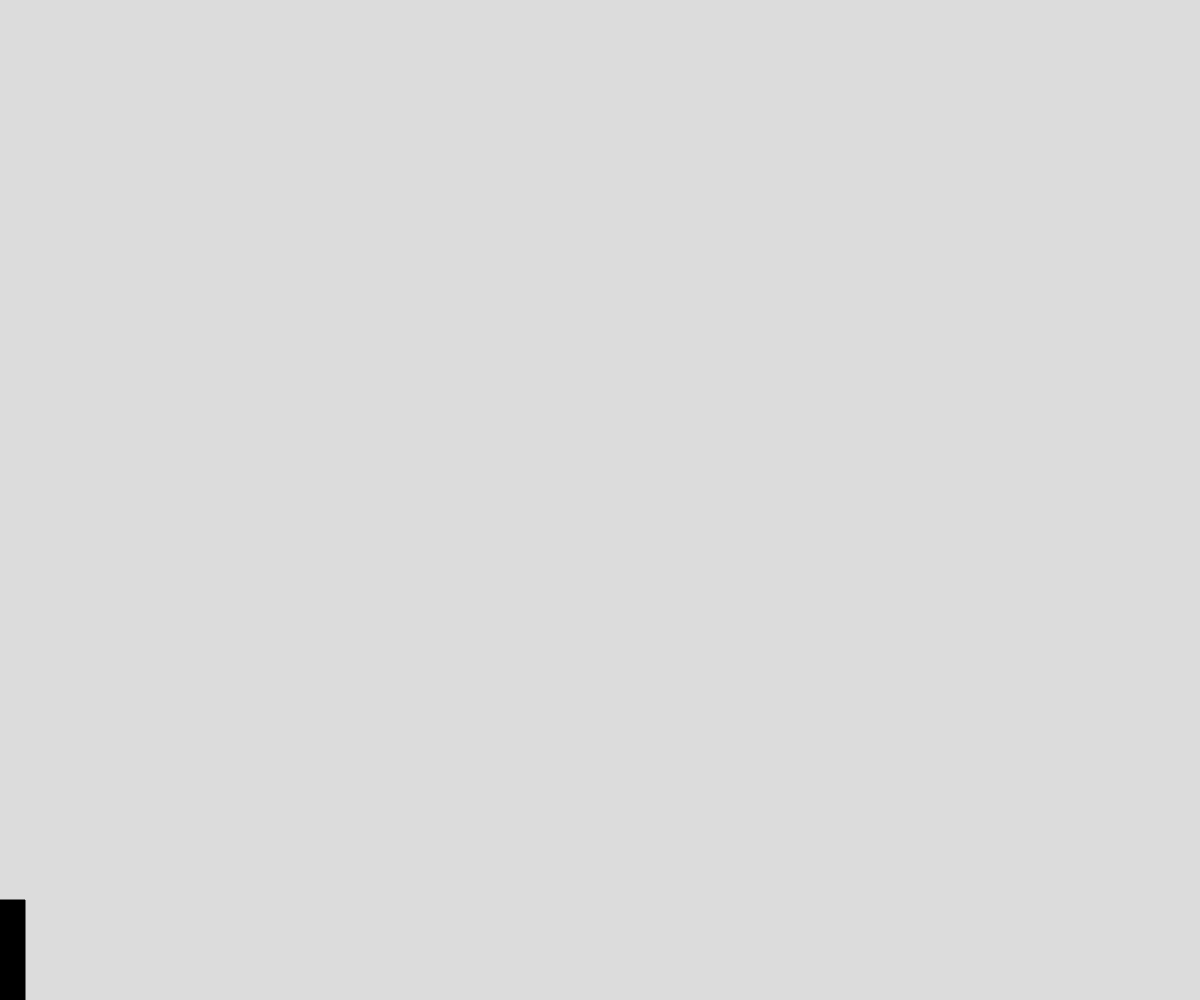
Frame 1 (no input)
Frame 60 (no input): identical to frame 1, image omitted
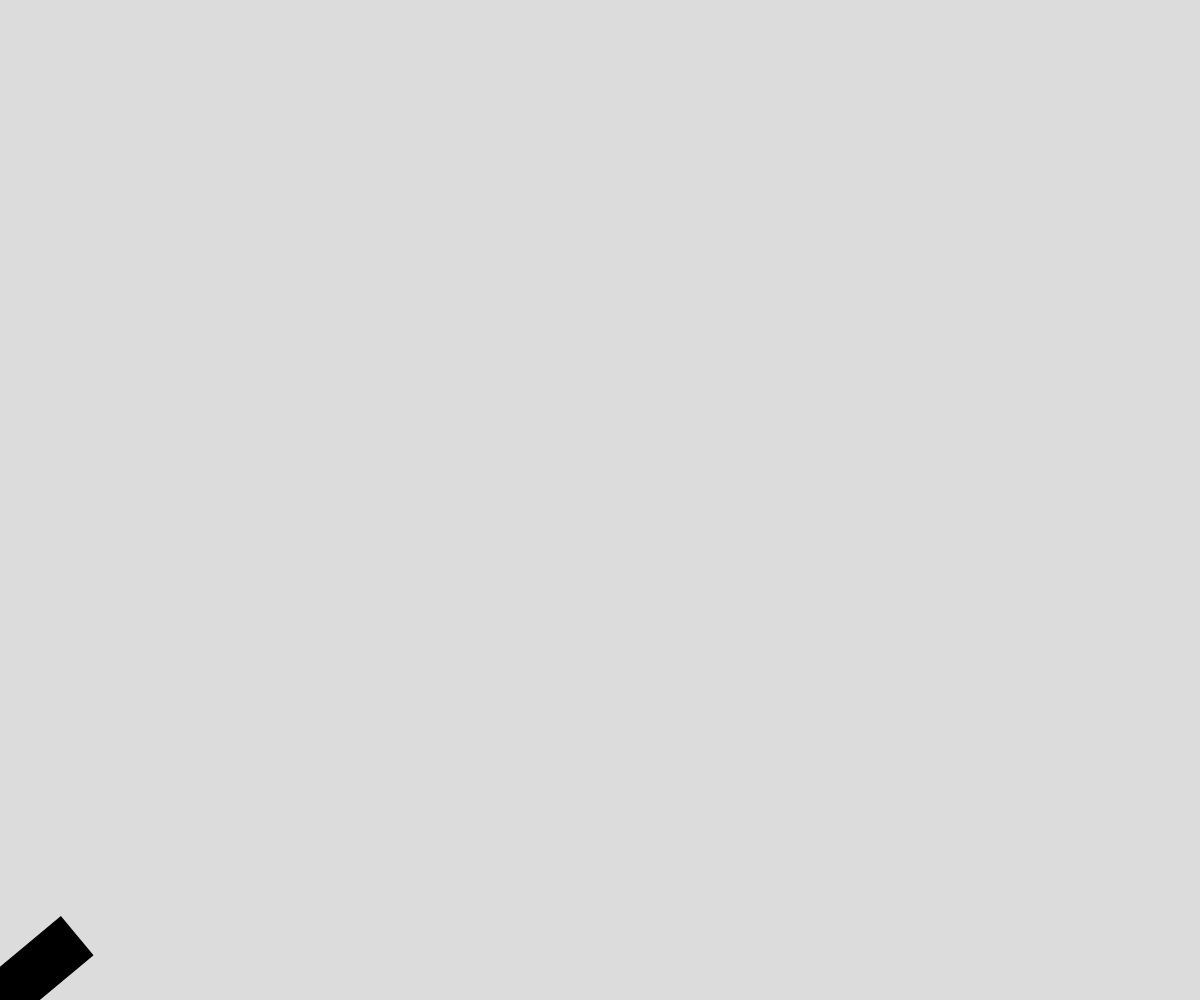
Frame 120 (the mouse pressed at the canvas centre since frame 60)

The p5.js sketch that drew these frames (run headless with seeded random() and noise() and a simulated clock; from frame 60 on, the mouse is pressed at the canvas centre):

// p5.js sketch
// ── sketch.js
// Rotation Demo

let x, y;

function setup() {
  createCanvas(windowWidth, windowHeight);
  angleMode(DEGREES);
  x = 0;
  y = height;
}

function draw() {
  background(220);

  translate(x, y);
  let theta = atan2(mouseY-y, mouseX-x);
  rotate(theta);
  fill("black");
  rectMode(CENTER);
  rect(0, 0, 200, 50);
}
